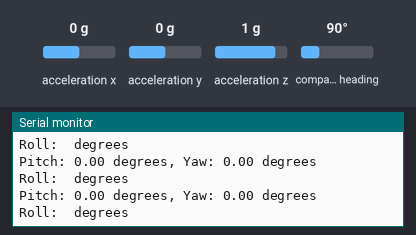
Bench run of a sketch on a simulated Arduino Uno, built with avr-gcc and run on an emulated ATmega328P. Parts: the last lines printed to the serial monitor. The inputs (shaded band) are chosen by the test bench; at power-on: acceleration y 0 g, acceleration z 1 g, acceleration x 0 g, compass heading 90°. No radio packets arrive unless stated.

Above: at 12.3 s.
12.4 s: acceleration y set to -0.2 g
At 13.5 s:
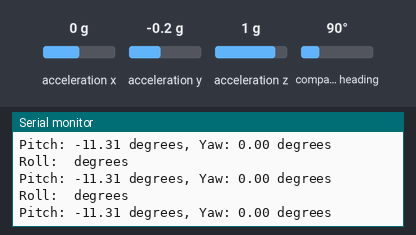
13.9 s: acceleration y set to 0.1 g
At 14.8 s:
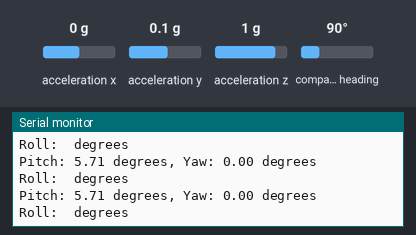
16.9 s: acceleration z set to -0.2 g
At 18.0 s:
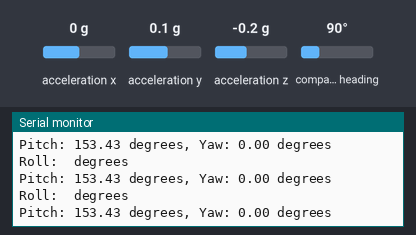
19.9 s: acceleration z set to 0.1 g
At 20.7 s:
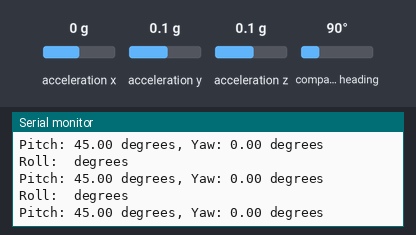
Timing chart, 0 to 22.4 s (numbered marks = the images above; inputs shaded):
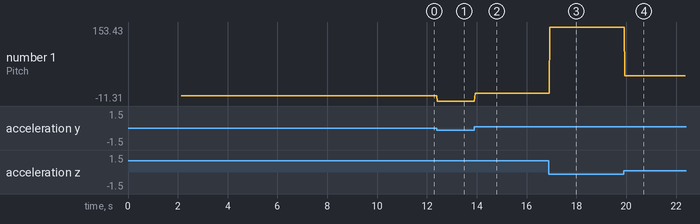

The sketch:

transmitter.ino
```cpp
#include <Wire.h>
#include <Adafruit_Sensor.h>
#include <Adafruit_ADXL345_U.h>
#include <Adafruit_HMC5883_U.h>
#include <SPI.h>
#include <RF24.h>

Adafruit_ADXL345_Unified accel = Adafruit_ADXL345_Unified(12345);
Adafruit_HMC5883_Unified mag = Adafruit_HMC5883_Unified(12345);

RF24 radio(7,8); // CE, CSN
const byte address[6] = "00001";

float pitch = 0.0;
float yaw = 0.0;
float roll = 0.0;
float yawOffset = 0.0; // Yaw offset for calibration

void setup() {
  Serial.begin(19200);
  accel.begin();
  mag.begin();
  radio.begin();
  radio.openWritingPipe(address);
  radio.setPALevel(RF24_PA_MIN);
  radio.stopListening();

  // Calibration routine
  delay(1000); // Allow time for sensor to stabilize
  for (int i = 0; i < 100; i++) {       // Collect multiple readings from the magnetometer sensor to calculate an average value.
    sensors_event_t magEvent;
    mag.getEvent(&magEvent);            // Storing the magnetometer data in the magEvent variable
    float heading = atan2(magEvent.magnetic.y, magEvent.magnetic.x);  // Calculates the heading angle based on the magnetic field values obtained from the sensor
    if (heading < 0) {                  // If heading value is 0, it adds 2 x pi to ensure the heading angle is always positive
      heading += 2 * PI;
    }
    yawOffset += heading;               // Accumulates the heading angles obtained from each iteration. To calculate the average heading angle in the next step
    delay(10);
  }
  yawOffset /= 100;                     // Calculates the average heading angle
}

void loop() {
  sensors_event_t event;
  accel.getEvent(&event);                                                           // Storing the accelerometer data in the event variable
  float pitchAcc = atan2(event.acceleration.y, event.acceleration.z) * RAD_TO_DEG;  // Calculates the pitch angle using the accelerometer data

  float roll = atan2(event.acceleration.x, event.acceleration.z) * RAD_TO_DEG;

  sensors_event_t magEvent;
  mag.getEvent(&magEvent);                                                          // Storing the magnetometer data in the magEvent variable

  float heading = atan2(magEvent.magnetic.y, magEvent.magnetic.x);                  // Calculates the heading angle using the magnetometer data
  if (heading < 0) {
    heading += 2 * PI;
  }
  yaw = (heading - yawOffset) * RAD_TO_DEG;   // Calculates the yaw angle by subtracting the calibrated offset (yawOffset) from the heading angle

  // Create an array to hold pitch and yaw values
  float dataToSend[3] = {pitchAcc, yaw, roll};

  // Send pitch and yaw values
  radio.write(&dataToSend, sizeof(dataToSend));

  Serial.print("Pitch: ");
  Serial.print(pitchAcc); Serial.print(" degrees, ");
  Serial.print("Yaw: ");
  Serial.print(yaw); Serial.println(" degrees");
  Serial.print("Roll: "); Serial.println(" degrees");

  delay(10);
}
```

Measured:
- the behaviour switches between -0.1 and 0 g on acceleration y (found by bisection; images 1 and 2)
- after the input at 12.4 s, the serial monitor: prints a new line at once (image 1)
- after the input at 13.9 s, the serial monitor: prints a new line at once (image 2)
- after the input at 16.9 s, the serial monitor: prints a new line at once (image 3)
- after the input at 19.9 s, the serial monitor: prints a new line after 0.05 s (image 4)
- plotted number 1: 0 → -11.31 after the input at 12.4 s, -11.31 → 5.71 after the input at 13.9 s, 5.71 → 153.43 after the input at 16.9 s, 153.43 → 45 after the input at 19.9 s
